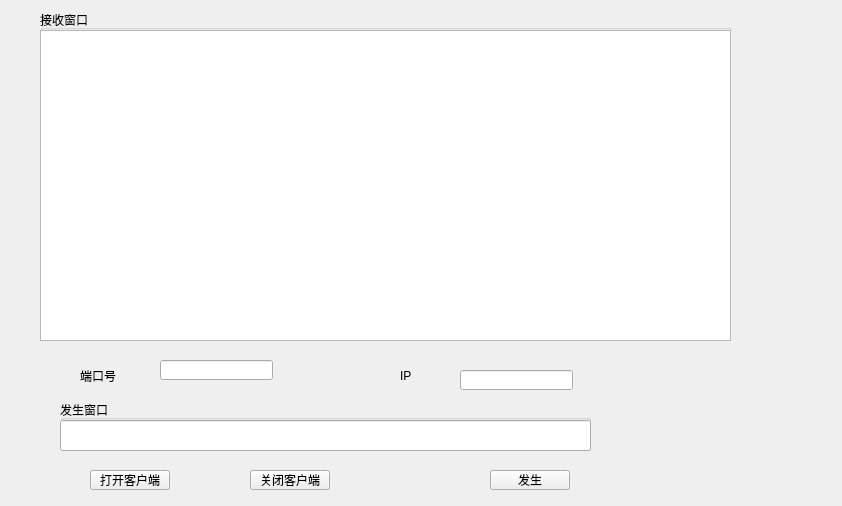
<?xml version="1.0" encoding="UTF-8"?>
<ui version="4.0">
 <class>Widget</class>
 <widget class="QWidget" name="Widget">
  <property name="geometry">
   <rect>
    <x>0</x>
    <y>0</y>
    <width>842</width>
    <height>506</height>
   </rect>
  </property>
  <property name="windowTitle">
   <string>Widget</string>
  </property>
  <widget class="QPlainTextEdit" name="recvEdit">
   <property name="geometry">
    <rect>
     <x>40</x>
     <y>30</y>
     <width>691</width>
     <height>311</height>
    </rect>
   </property>
   <property name="readOnly">
    <bool>true</bool>
   </property>
  </widget>
  <widget class="QLineEdit" name="portEdit">
   <property name="geometry">
    <rect>
     <x>160</x>
     <y>360</y>
     <width>113</width>
     <height>20</height>
    </rect>
   </property>
  </widget>
  <widget class="QLineEdit" name="iPEdit">
   <property name="geometry">
    <rect>
     <x>460</x>
     <y>370</y>
     <width>113</width>
     <height>20</height>
    </rect>
   </property>
  </widget>
  <widget class="QPushButton" name="openBt">
   <property name="geometry">
    <rect>
     <x>90</x>
     <y>470</y>
     <width>80</width>
     <height>20</height>
    </rect>
   </property>
   <property name="text">
    <string>打开客户端</string>
   </property>
  </widget>
  <widget class="QPushButton" name="closeBt">
   <property name="geometry">
    <rect>
     <x>250</x>
     <y>470</y>
     <width>80</width>
     <height>20</height>
    </rect>
   </property>
   <property name="text">
    <string>关闭客户端</string>
   </property>
  </widget>
  <widget class="QPushButton" name="sendBt">
   <property name="geometry">
    <rect>
     <x>490</x>
     <y>470</y>
     <width>80</width>
     <height>20</height>
    </rect>
   </property>
   <property name="text">
    <string>发生</string>
   </property>
  </widget>
  <widget class="QLabel" name="label">
   <property name="geometry">
    <rect>
     <x>80</x>
     <y>370</y>
     <width>54</width>
     <height>12</height>
    </rect>
   </property>
   <property name="text">
    <string>端口号</string>
   </property>
  </widget>
  <widget class="QLabel" name="label_2">
   <property name="geometry">
    <rect>
     <x>400</x>
     <y>370</y>
     <width>54</width>
     <height>12</height>
    </rect>
   </property>
   <property name="text">
    <string>IP</string>
   </property>
  </widget>
  <widget class="QGroupBox" name="groupBox">
   <property name="geometry">
    <rect>
     <x>40</x>
     <y>10</y>
     <width>691</width>
     <height>331</height>
    </rect>
   </property>
   <property name="title">
    <string>接收窗口</string>
   </property>
  </widget>
  <widget class="QLineEdit" name="sendEdit">
   <property name="geometry">
    <rect>
     <x>60</x>
     <y>420</y>
     <width>531</width>
     <height>31</height>
    </rect>
   </property>
  </widget>
  <widget class="QGroupBox" name="groupBox_2">
   <property name="geometry">
    <rect>
     <x>60</x>
     <y>400</y>
     <width>531</width>
     <height>51</height>
    </rect>
   </property>
   <property name="title">
    <string>发生窗口</string>
   </property>
  </widget>
  <zorder>portEdit</zorder>
  <zorder>iPEdit</zorder>
  <zorder>openBt</zorder>
  <zorder>closeBt</zorder>
  <zorder>sendBt</zorder>
  <zorder>label</zorder>
  <zorder>label_2</zorder>
  <zorder>groupBox</zorder>
  <zorder>groupBox_2</zorder>
  <zorder>sendEdit</zorder>
  <zorder>recvEdit</zorder>
 </widget>
 <layoutdefault spacing="6" margin="11"/>
 <resources/>
 <connections/>
</ui>
